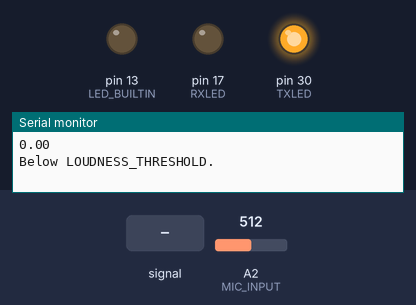
This sketch was run on a simulated Arduino Mega 2560, built with avr-gcc and run on an emulated ATmega2560. Parts: output pins drawn as LEDs (lit = HIGH), the last lines printed to the serial monitor. Inputs (shaded band) come from the test bench; at power-on: A2 (MIC_INPUT) = 512.

Above: at 5.2 s.
At 6.2 s:
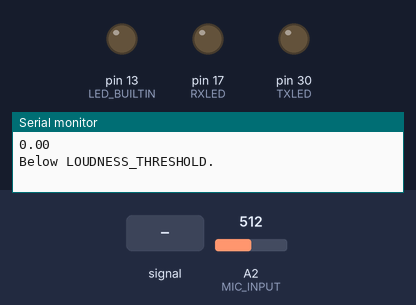
6.3 s: A2 (MIC_INPUT) fed a 200 Hz sine of ±81 counts around its level
At 7.8 s:
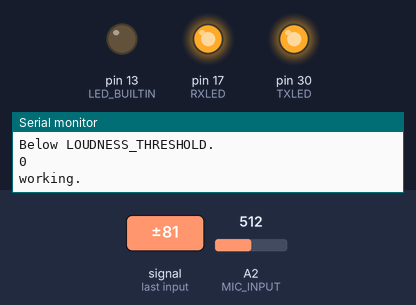
Timing chart, 0 to 15.3 s (numbered marks = the images above; inputs shaded):
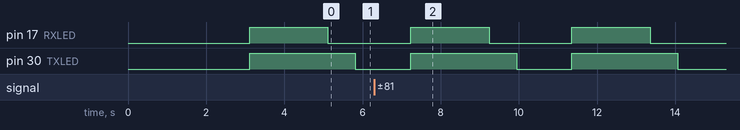

The sketch:

classify.ino
```cpp
#define MIC_INPUT                   A2
#define RXLED                       17
#define TXLED                       30

#define SIZE                        5504
#define ADC_TIMER_MS                0.35
#define AVG_SHIFT                   5
#define AVG_SIZE                    (int) pow(2, AVG_SHIFT)
#define SIZE_AFTER_FILTER           (int) SIZE / AVG_SIZE

/*---------------------------*/
/*      CODE BLOCK PCA1      */
/*---------------------------*/

#define SNIPPET_SIZE                80
#define PRELENGTH                   5
#define THRESHOLD                   0.5
#define BASIS_DIM                   3

#define EUCLIDEAN_THRESHOLD         0.05
#define LOUDNESS_THRESHOLD          50


/*---------------------------*/
/*      CODE BLOCK PCA2      */
/*---------------------------*/

float pca_vec1[80] = {0.015386892072252642, 0.010547182250701614, 0.01283279071641219, 0.008972414726049163, 0.07175890381259362, 0.34877631563777517, 0.39937931357799383, 0.35683970760573064, 0.30440270006890047, 0.28145643793941966, 0.2586508983034449, 0.21923234714042436, 0.17161796339416188, 0.13598509785971863, 0.1010373102464148, 0.12049096831936167, 0.09046058202884606, 0.08247057751657698, 0.06489627809146162, 0.025672515977023167, 0.014162330375120965, -0.011287347627025924, -0.03489607957014929, -0.030155655436216965, -0.04634969291202541, -0.03374070595641963, -0.028370610098527007, -0.010165881387226688, -0.011136461459825239, -0.0320593377842264, -0.03820103248427972, -0.0403715024313049, -0.07772244435382049, -0.09139071342494141, -0.09438842173162258, -0.10328564819812544, -0.1128900114277524, -0.10874958368343601, -0.10929476067399196, -0.10256650681643038, -0.09674981560896283, -0.09552350485697861, -0.08292190844451991, -0.06865467416467161, -0.06143711308614034, -0.04753329676691017, -0.03780929267676858, -0.034802358338373966, -0.0310235508107593, -0.029157967464083643, -0.030418044983961157, -0.03194573374198646, -0.04188896988841404, -0.04872485191449025, -0.058059066232078044, -0.061843203820894865, -0.07269240098203734, -0.0698637068187079, -0.07331958697997933, -0.06657542788395257, -0.06929961500229652, -0.06788582915455449, -0.05675172126073647, -0.05830535923615836, -0.054949349968651987, -0.05602242220840779, -0.05570195191963731, -0.05730025712802781, -0.04786257656573188, -0.04410432128232699, -0.04040569296121004, -0.037665387985091545, -0.027058200948820926, -0.03268536988380881, -0.02802452396122854, -0.027133484380550563, -0.022788052796073696, -0.02397994321064973, -0.014835638673737718, -0.014302956210663773};
float pca_vec2[80] = {-0.025695799136122518, -0.017087527790553003, -0.0014709433414107353, 0.03752554125831775, -0.003280489192738767, -0.15348621059837803, -0.17013022814447054, -0.15117230945170232, -0.07286782644890975, -0.05635924298122596, -0.03053461886859429, 0.00740305741807982, 0.06620964523176018, 0.1131397759887007, 0.13073051031955, 0.13252578884701213, 0.13903665280940142, 0.16433912141980614, 0.17644879984718984, 0.17392645271987792, 0.20504311423189, 0.20549069407767456, 0.20397119102449457, 0.1964014416992578, 0.21589783995143916, 0.22240992199521725, 0.194447460065654, 0.22742691133497384, 0.21240592019294643, 0.19402656910552987, 0.16008056488092934, 0.13605971512342485, 0.0951977998314599, 0.05053486754558301, -0.021730691233295858, -0.07682090113931507, -0.081223426005792, -0.10746472177585364, -0.12572286602551022, -0.1465305009949177, -0.14595148063216734, -0.1393055430581773, -0.1405209710453085, -0.13072126767087117, -0.10137535209507627, -0.08181702600319607, -0.059647181925024904, -0.03700852822110502, -0.030857679418840253, -0.030113394309808316, -0.01580918124224387, -0.02833093361849521, -0.03646631000692781, -0.03705102333771359, -0.0923384640889316, -0.09285153232495094, -0.09627097800152837, -0.09235942350715988, -0.07711933093415967, -0.06585216505816455, -0.043904650574613936, -0.016435308212490812, -0.02925990739775271, -0.022407581633298947, -0.019807695886109766, -0.02298758327760374, -0.022558021722663888, -0.01762315486267525, -0.01921011723597932, -0.018153386448318827, -0.03858156106386387, -0.033352124165722974, -0.05757127255948089, -0.04652051446604681, -0.06751326840834806, -0.08171480709722657, -0.08625339657878503, -0.08403083760937381, -0.08512113080743511, -0.07432696728373915};
float pca_vec3[80] = {0.020074148581918194, 0.046670409034902605, 0.05674471808577686, 0.0734286561383144, 0.059991086757127166, 0.05888257166187649, 0.07147861338289842, 0.039650629351821204, 0.015700773211057742, -0.013386806801878438, -0.02915741573628204, -0.037104753820627424, -0.04332479562775684, -0.04702930267597158, -0.054183040481099266, -0.03467724812135956, -0.04060400659034095, -0.02969062103631764, -0.027870280320000346, -0.03299099826154886, -0.0504122647662038, -0.03190831586074287, -0.013884350615039913, 0.013278451548291674, 0.01861413953565025, 0.06092544685293896, 0.09356745403303551, 0.11076549666568616, 0.12017037280667063, 0.07202981271593864, 0.06098021741080885, 0.05519560853450787, 0.02115467286070933, 0.003009371563468211, -0.0006236233236064445, -0.003156655039913291, 0.002965549359248164, 0.019996125966996743, 0.03589346009691818, 0.05785056141462987, 0.06277130180764309, 0.08559621889735798, 0.10939054311613472, 0.13699630247733607, 0.1557714342185185, 0.18156208023057127, 0.198920949892743, 0.2155499218609976, 0.2127761308766049, 0.19751498631646422, 0.173275754364401, 0.14710869931214338, 0.12640356051570123, 0.10982132769098746, 0.07081456370151737, 0.04837858342529236, 0.04860745131192053, 0.04701575808666676, 0.02877485099011657, 0.006696593737338754, -0.024953363458393732, -0.060674839553952024, -0.06821482660968622, -0.10449486215107814, -0.1309469899425048, -0.15160195715492705, -0.17479837523823413, -0.194219543027781, -0.2022116708995404, -0.22176518719255958, -0.22985775021592536, -0.21418994176025583, -0.20446486087660679, -0.1981337776017324, -0.19926906931321725, -0.17719139604808112, -0.16239989455150283, -0.14714311706063607, -0.11048734189068034, -0.08574211677566451};
float projected_mean_vec[3] = {0.04589004012639152, 0.010641241893221801, -0.0018385645993100927};
float centroid1[3] = {-0.03648548479074178, -0.019589882512418715, -0.023134135691693928};
float centroid2[3] = {-0.004545280218482427, 0.032071993308636304, -0.00896633550402186};
float centroid3[3] = {0.08032380552085047, -0.006961535592259866, 0.002516838171324831};
float centroid4[3] = {-0.039293040511626326, -0.005520575203957736, 0.029583633024390956};
float* centroids[4] = { // DO NOT DELETE THIS CHUNK
  (float *) &centroid1, (float *) &centroid2,
  (float *) &centroid3, (float *) &centroid4
};

//print("Paste the code below into 'CODE BLOCK PCA2':")
//print("")
//print(utils.format_array_c("pca_vec1", new_basis[:, 0]))
//print(utils.format_array_c("pca_vec2", new_basis[:, 1]))
//if new_basis.shape[1] == 3:
//    print(utils.format_array_c("pca_vec3", new_basis[:, 2]))
//print(utils.format_array_c("projected_mean_vec", projected_mean_vec))
//print(utils.format_array_c("centroid1", centroids[0]))
//print(utils.format_array_c("centroid2", centroids[1]))
//print(utils.format_array_c("centroid3", centroids[2]))
//print(utils.format_array_c("centroid4", centroids[3]))
/*---------------------------*/
/*---------------------------*/
/*---------------------------*/

//data array and index pointer
int16_t out[SIZE_AFTER_FILTER] = {0};
volatile int re_pointer = 0;

int16_t re0[AVG_SIZE] = {0};
int16_t re1[AVG_SIZE] = {0};
int write_arr = 0;

// this function allows us to get the correct array to save data to
// we are using a concept known as "pointer juggling" to save memory
int16_t * get_re(int loc){
  switch(loc){
    case 0:
      return re0;
    case 1:
      return re1;
    default:
      return re0;
  }
}

float result[SNIPPET_SIZE] = {0};
float proj1 = 0;
float proj2 = 0;
float proj3 = 0;

/*---------------------------*/
/*       Norm functions      */
/*---------------------------*/

// Compute the L2 norm of (dim1, dim2) and centroid
// input: dim1: 1st dimension coordinate
//        dim2: 2nd dimension coordinate
//        centroid: size-2 array containing centroid coordinates
// output: L2 norm (Euclidean distance) between point and centroid
float l2_norm(float dim1, float dim2, float* centroid) {
  return sqrt(pow(dim1-centroid[0],2) + pow(dim2-centroid[1],2));
}

// Compute the L2 norm of (dim1, dim2, dim3) and centroid
// input: dim1: 1st dimension coordinate
//        dim2: 2nd dimension coordinate
//        dim3: 3rd dimension coordinate
//        centroid: size-3 array containing centroid coordinates
// output: L2 norm (Euclidean distance) between point and centroid
float l2_norm3(float dim1, float dim2, float dim3, float* centroid) {
  return sqrt(pow(dim1-centroid[0],2) + pow(dim2-centroid[1],2) + pow(dim3-centroid[2],2));
}

void setup(void) {
  pinMode(MIC_INPUT, INPUT);
  pinMode(LED_BUILTIN, OUTPUT);
  pinMode(RXLED, OUTPUT);
  pinMode(TXLED, OUTPUT);
  delay(1000);

  re_pointer = 0;

  cli();

  //set timer1 interrupt at 1Hz * SAMPLING INTERVAL / 1000
  TCCR1A = 0;// set entire TCCR1A register to 0
  TCCR1B = 0;// same for TCCR1B
  TCNT1  = 0;//initialize counter value to 0
  // set compare match register for 1hz increments
  OCR1A = 15.624 * ADC_TIMER_MS;// = (16*10^6) / (1*1024) - 1 (must be <65536)
  // turn on CTC mode
  TCCR1B |= (1 << WGM12);
  // Set CS12 and CS10 bits for 1024 prescaler
  TCCR1B |= (1 << CS12) | (1 << CS10);
  // enable timer compare interrupt
  TIMSK1 |= (1 << OCIE1A);

  sei();

  Serial.begin(38400);
  delay(1000);
}


void loop(void) {
  if (re_pointer%AVG_SIZE == 0 && re_pointer <= SIZE){
    write_arr = !write_arr;
    envelope(get_re(!write_arr), out, re_pointer>>AVG_SHIFT);
  }
  if (re_pointer == (int) (SIZE / 3)) {
    digitalWrite(TXLED, LOW);
  }
  if (re_pointer == (int) (SIZE * 2 / 3)) {
    digitalWrite(RXLED, LOW);
  }
  if (re_pointer == SIZE) {
    digitalWrite(LED_BUILTIN, LOW);
    digitalWrite(TXLED, HIGH);
    digitalWrite(RXLED, HIGH);

    // Apply enveloping function and get snippet with speech.
    // Do classification only if loud enough.
    if(envelope(out, result)) {

      // Reset projection result variables declared above
      proj1 = 0;
      proj2 = 0;
      proj3 = 0;

      /*---------------------------*/
      /*      CODE BLOCK PCA3      */
      /*---------------------------*/

      // Project 'result' onto the principal components
      // Hint: 'result' is an array
      // Hint: the principal components are unit norm
      // Hint: do this entire operation in 1 loop by replacing the '...'
      // YOUR CODE HERE
      for (int i = 0; i < SNIPPET_SIZE; i++) {

        proj1 += pca_vec1[i]* result[i];
        proj2 += pca_vec2[i]* result[i];
        proj3 += pca_vec3[i]* result[i];
      }

      // Demean the projection
      proj1 -= projected_mean_vec[0];
      proj2 -= projected_mean_vec[1];
      proj3 -= projected_mean_vec[2];

      // Classification
      // Use the function 'l2_norm3' defined above
      // ith centroid: 'centroids[i]'
      float best_dist = 999999;
      int best_index = -1;
      // YOUR CODE HERE
      float x[4];
      for (int i = 0; i < 4; i++){
       if (l2_norm3(proj1, proj2, proj3, centroids[i]) < best_dist){
        best_dist = l2_norm3(proj1, proj2, proj3, centroids[i]);
        best_index = i;
       }
      }


      // Compare 'best_dist' against the 'EUCLIDEAN_THRESHOLD' and print the result
      // If 'best_dist' is less than the 'EUCLIDEAN_THRESHOLD', the recording is a word
      // Otherwise, the recording is noise
      // YOUR CODE HERE

      if(best_dist < EUCLIDEAN_THRESHOLD){
        //[congrat, unicorn, stop, roni]
        Serial.println(best_index);
        Serial.println("working.");
      }
      /*---------------------------*/
      /*---------------------------*/
      /*---------------------------*/
   } else {
     Serial.println("Below LOUDNESS_THRESHOLD.");
   }

    delay(2000);
    re_pointer = 0;
  }
}

/*---------------------------*/
/*     Helper functions      */
/*---------------------------*/


void reset_blinker(void) {
  pinMode(RXLED, OUTPUT);
  pinMode(TXLED, OUTPUT);
  digitalWrite(RXLED, HIGH);
  delay(100);
  digitalWrite(RXLED, LOW);
  digitalWrite(TXLED, HIGH);
  delay(100);
  digitalWrite(RXLED, HIGH);
  digitalWrite(TXLED, LOW);
  delay(100);
  digitalWrite(RXLED, HIGH);
  digitalWrite(TXLED, HIGH);
  delay(100);
  digitalWrite(TXLED, HIGH);
}

void envelope(int16_t* data, int16_t* data_out, int index){
  int32_t avg = 0;
  for (int i = 0; i < AVG_SIZE; i++) {
      avg += data[i];
  }

  avg = avg >> AVG_SHIFT;
  data_out[index] = abs(data[0] - avg);

  for (int i = 1; i < AVG_SIZE; i++) {
      data_out[index] += abs(data[i] - avg);
  }
}

// Enveloping function with thresholding and normalizing,
// returns snippet of interest (containing speech)
bool envelope(int* data, float* data_out) {
  float maximum = 0;
  int32_t total = 0;
  int block;

  // Apply enveloping filter while finding maximum value
  for (block = 0; block < SIZE_AFTER_FILTER; block++) {
    if (data[block] > maximum) {
      maximum = data[block];
    }
  }

  // If not loud enough, return false
  if (maximum < LOUDNESS_THRESHOLD) {
    Serial.println(maximum);
    return false;
  }

  // Determine threshold
  float thres = THRESHOLD * maximum;

  // Figure out when interesting snippet starts and write to data_out
  block = PRELENGTH;
  while (data[block++] < thres && block < SIZE_AFTER_FILTER);
  if (block > SIZE_AFTER_FILTER - SNIPPET_SIZE) {
    block = SIZE_AFTER_FILTER - SNIPPET_SIZE;
  }
  for (int i = 0; i < SNIPPET_SIZE; i++) {
    data_out[i] = data[block-PRELENGTH+i];
    total += data_out[i];
  }

  // Normalize data_out
  for (int i = 0; i < SNIPPET_SIZE; i++) {
    data_out[i] = data_out[i] / total;
  }

  return true;
}
/*---------------------------*/
/*    Interrupt functions    */
/*---------------------------*/


ISR(TIMER1_COMPA_vect){//timer1 interrupt 8Khz toggles pin 13 (LED)
  if (re_pointer < SIZE) {
    digitalWrite(RXLED, LOW);
    get_re(write_arr)[re_pointer%AVG_SIZE] = (analogRead(MIC_INPUT) >> 4) - 128;
    re_pointer += 1;
  }
}
```

Measured:
- by itself, pin 17 (RXLED): alternates HIGH for 2.0 s and LOW for 2.1 s
- by itself, pin 30 (TXLED): alternates HIGH for 2.7 s and LOW for 1.4 s
